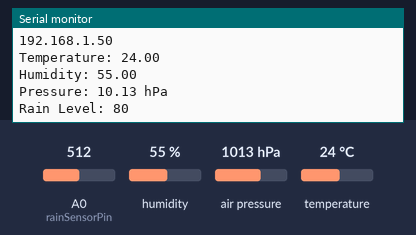
A sketch run on a simulated ESP8266 (NodeMCU). On the bench: the last lines printed to the serial monitor. The inputs (shaded band) are chosen by the test bench; at power-on: humidity 55 %, A0 (rainSensorPin) = 512, air pressure 1013 hPa, temperature 24 °C. WiFi joins after 1.5 s; servers stay silent unless stated.

Above: at 2.7 s.
2.8 s: humidity set to 22 %
At 4.2 s:
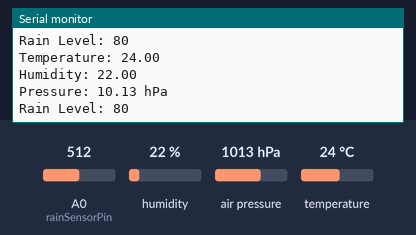
4.3 s: A0 (rainSensorPin) set to 716
5.8 s: air pressure set to 952 hPa
At 7.1 s:
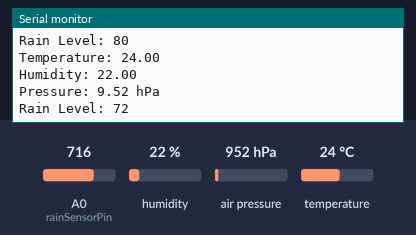
7.3 s: temperature set to 12 °C
8.8 s: A0 (rainSensorPin) set to 992
At 11.07 s:
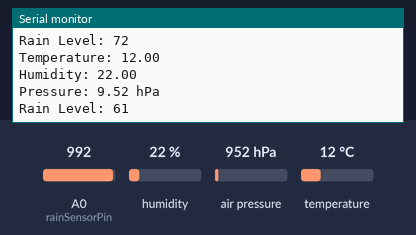
Timing chart, 0 to 11.3 s (numbered marks = the images above; inputs shaded):
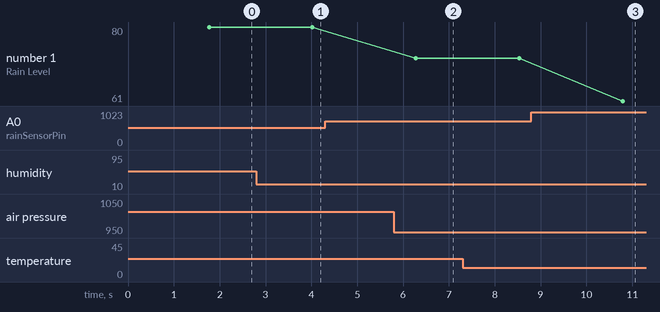

Measured:
- after the input at 2.8 s, the serial monitor: prints a new line after 1.2 s (image 1)
- after the input at 5.8 s, the serial monitor: prints a new line after 0.48 s (image 2)
- after the input at 8.8 s, the serial monitor: prints a new line after 2.0 s (image 3)
- plotted number 1: 72 → 61 after the input at 8.8 s

The sketch:

Demo.ino
```cpp
#include <Wire.h>
#include <SFE_BMP180.h>
#include <ESP8266WiFi.h>
#include "DHT.h"

// DHT11 Settings
#define DHTPIN D3     // Pin connected to the DHT11 sensor
#define DHTTYPE DHT11 // DHT11 type sensor

// Initialize sensors
DHT dht(DHTPIN, DHTTYPE);
SFE_BMP180 bmp;
WiFiClient client;

// Rain sensor connected to A0
int rainSensorPin = A0;

// ThingSpeak API Key and WiFi credentials
String apiKey = "HZ9CM2XWCJL0XZ1Y";
const char *ssid = "Airtel_MSKUSH";
const char *password = "monty@1980";
const char *server = "api.thingspeak.com";

double temperature, pressure;
char status;

void setup() {
  // Start serial communication
  Serial.begin(115200);
  delay(10);

  // Start the sensors
  Wire.begin();
  bmp.begin();
  dht.begin();

  // Connect to WiFi
  connectWiFi();
}

void loop() {
  // Read from the BMP180 sensor
  status = bmp.startTemperature();
  if (status != 0) {
    delay(status);
    status = bmp.getTemperature(temperature);
    status = bmp.startPressure(3); // Oversampling
    if (status != 0) {
      delay(status);
      status = bmp.getPressure(pressure, temperature);
    }
  }

  // Read from DHT11 sensor
  float humidity = dht.readHumidity();
  float temp = dht.readTemperature();

  // Check if any reads failed
  if (isnan(humidity) || isnan(temp)) {
    Serial.println("Failed to read from DHT sensor!");
    return;
  }

  // Read from the rain sensor
  int rainLevel = analogRead(rainSensorPin);
  rainLevel = map(rainLevel, 0, 1023, 100, 60); // Convert to percentage

  // Post data to ThingSpeak
  if (client.connect(server, 80)) {
    String postStr = apiKey;
    postStr += "&field1=";
    postStr += String(temp);
    postStr += "&field2=";
    postStr += String(humidity);
    postStr += "&field3=";
    postStr += String(pressure / 100.0, 2); // Convert to hPa
    postStr += "&field4=";
    postStr += String(rainLevel);
    postStr += "\r\n\r\n";

    client.print("POST /update HTTP/1.1\n");
    client.print("Host: api.thingspeak.com\n");
    client.print("Connection: close\n");
    client.print("X-THINGSPEAKAPIKEY: " + apiKey + "\n");
    client.print("Content-Type: application/x-www-form-urlencoded\n");
    client.print("Content-Length: ");
    client.print(postStr.length());
    client.print("\n\n");
    client.print(postStr);

    Serial.print("Temperature: ");
    Serial.println(temp);
    Serial.print("Humidity: ");
    Serial.println(humidity);
    Serial.print("Pressure: ");
    Serial.print(pressure / 100.0);
    Serial.println(" hPa");
    Serial.print("Rain Level: ");
    Serial.println(rainLevel);
  }

  client.stop();

  // Delay before sending data again
  delay(2000); // 20 seconds delay between posts
}

void connectWiFi() {
  // Connect to the specified WiFi network
  WiFi.begin(ssid, password);
  Serial.println("Connecting to WiFi...");

  while (WiFi.status() != WL_CONNECTED) {
    delay(500);
    Serial.print(".");
  }

  Serial.println("");
  Serial.println("WiFi connected");
  Serial.println(WiFi.localIP());
}
```
